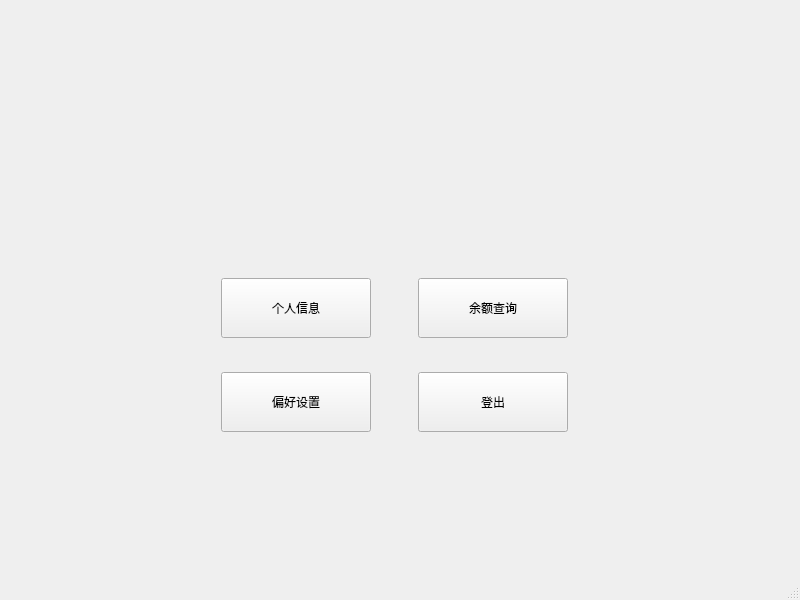
<?xml version="1.0" encoding="UTF-8"?>
<ui version="4.0">
 <class>AccountControl</class>
 <widget class="QMainWindow" name="AccountControl">
  <property name="geometry">
   <rect>
    <x>0</x>
    <y>0</y>
    <width>800</width>
    <height>600</height>
   </rect>
  </property>
  <property name="windowTitle">
   <string>MainWindow</string>
  </property>
  <widget class="QWidget" name="centralwidget">
   <widget class="QWidget" name="">
    <property name="geometry">
     <rect>
      <x>180</x>
      <y>250</y>
      <width>431</width>
      <height>211</height>
     </rect>
    </property>
    <layout class="QGridLayout" name="gridLayout">
     <item row="0" column="0">
      <widget class="QPushButton" name="AccountButton">
       <property name="minimumSize">
        <size>
         <width>150</width>
         <height>60</height>
        </size>
       </property>
       <property name="maximumSize">
        <size>
         <width>150</width>
         <height>60</height>
        </size>
       </property>
       <property name="text">
        <string>个人信息</string>
       </property>
      </widget>
     </item>
     <item row="0" column="1">
      <widget class="QPushButton" name="BalanceButton">
       <property name="minimumSize">
        <size>
         <width>150</width>
         <height>60</height>
        </size>
       </property>
       <property name="maximumSize">
        <size>
         <width>150</width>
         <height>60</height>
        </size>
       </property>
       <property name="text">
        <string>余额查询</string>
       </property>
      </widget>
     </item>
     <item row="1" column="0">
      <widget class="QPushButton" name="PreferenceButton">
       <property name="minimumSize">
        <size>
         <width>150</width>
         <height>60</height>
        </size>
       </property>
       <property name="maximumSize">
        <size>
         <width>150</width>
         <height>60</height>
        </size>
       </property>
       <property name="text">
        <string>偏好设置</string>
       </property>
      </widget>
     </item>
     <item row="1" column="1">
      <widget class="QPushButton" name="LogOutButton">
       <property name="minimumSize">
        <size>
         <width>150</width>
         <height>60</height>
        </size>
       </property>
       <property name="maximumSize">
        <size>
         <width>150</width>
         <height>60</height>
        </size>
       </property>
       <property name="text">
        <string>登出</string>
       </property>
      </widget>
     </item>
    </layout>
   </widget>
  </widget>
  <widget class="QMenuBar" name="menubar">
   <property name="geometry">
    <rect>
     <x>0</x>
     <y>0</y>
     <width>800</width>
     <height>26</height>
    </rect>
   </property>
  </widget>
  <widget class="QStatusBar" name="statusbar"/>
 </widget>
 <resources/>
 <connections/>
</ui>
